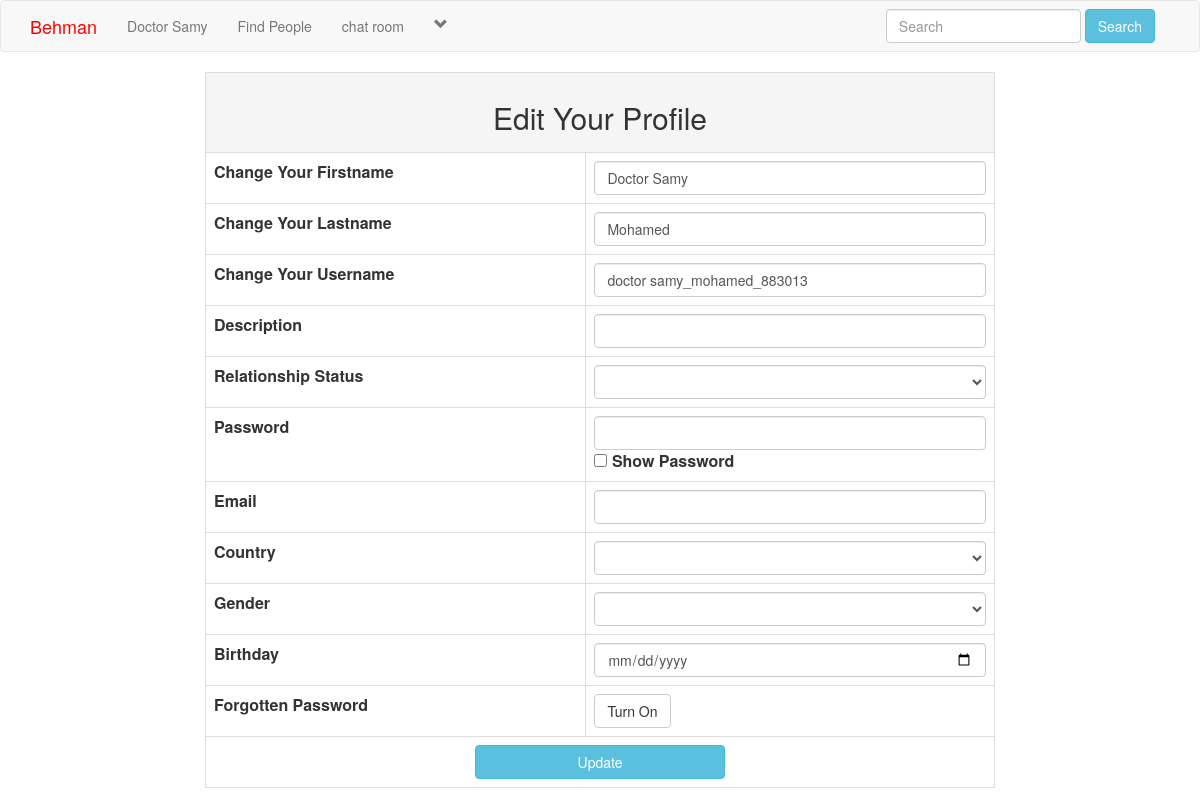
The page /edit_profile.php (signed in) on the database its author committed.
### tables this page shows
CREATE TABLE `users` (
  `user_id` int(11) NOT NULL,
  `f_name` text NOT NULL,
  `l_name` text NOT NULL,
  `phone` text DEFAULT NULL,
  `address` text DEFAULT NULL,
  `user_name` text NOT NULL,
  `describe_user` varchar(255) NOT NULL,
  `Relationship` text NOT NULL,
  `user_pass` varchar(255) NOT NULL,
  `user_email` varchar(255) NOT NULL,
  `user_country` text NOT NULL,
  `user_gender` text NOT NULL,
  `user_birthday` text NOT NULL,
  `user_image` varchar(255) NOT NULL,
  `user_cover` varchar(255) NOT NULL,
  `user_reg_date` timestamp NOT NULL DEFAULT current_timestamp() ON UPDATE current_timestamp(),
  `status` text NOT NULL,
  `posts` text NOT NULL,
  `recovery_account` varchar(255) NOT NULL,
  `type` int(11) NOT NULL,
  `CV` varchar(255) DEFAULT NULL,
  `approved` int(11) DEFAULT NULL,
  `user_block` int(11) NOT NULL
);

### initialize.php (called while the page is built, shortened)
<?php
	    $tpl  = 'includes/templates/';
	   	$func = 'includes/functions/';
	   	include $func .  'function.php';
	    include $tpl  .  'header.php';
		if (isset($noNavbar) ) { include $tpl  .  'navbar.php'; }
?>

### edit_profile.php (the view, shortened to what this page needs)
<?php
	$noNavbar = '';
	include("initialize.php");
	if(!isset($_SESSION['user_email'])){
		header("location: index.php");
	}else{
?>
<div class="row">
	<div class="col-sm-2"> </div>
	<div class="col-sm-8">
		<form action="" method="post" enctype="multipart/form-data">
			<table class="table table-bordered table-hover">
				<tr align="center">
					<td colspan="6" class="active"><h2>Edit Your Profile</h2></td>
				</tr>
				<tr>
					<td style="font-weight: bold;">Change Your Firstname</td>
					<td>
					<input class="form-control" type="text" name="f_name" required="required" value="<?php echo $first_name;?>"/>
					</td>
				</tr>
				<tr>
					<td style="font-weight: bold;">Change Your Lastname</td>
					<td>
					<input class="form-control" type="text" name="l_name" required="required" value="<?php echo $last_name;?>"/>
					</td>
				</tr>
				<tr>
					<td style="font-weight: bold;">Change Your Username</td>
					<td>
					<input class="form-control" type="text" name="u_name" required="required" value="<?php echo $user_name;?>"/>
					</td>
				</tr>
				<tr>
					<td style="font-weight: bold;">Description</td>
					<td>
					<input class="form-control" type="text" name="describe_user" required="required" value="<?php echo $describe_user;?>"/>
					</td>
				</tr>
				<tr>
					<td style="font-weight: bold;">Relationship Status</td>
					<td>
					<select class="form-control" name="Relationship">
						<option><?php echo $Relationship_status;?></option>
						<option>Engaged</option>
					</select>
					</td>
				</tr>
				<tr>
					<td style="font-weight: bold;">Password</td>
					<td>
					<input class="form-control" type="password" name="u_pass" id="mypass" required="required" value="<?php echo $user_pass;?>"/>
					<input type="checkbox" onclick="show_password()"> <strong>Show Password</strong>
					</td>
				</tr>
				<tr>
					<td style="font-weight: bold;">Email</td>
					<td>
					<input class="form-control" type="email" name="u_email" required="required" value="<?php echo $user_email;?>"></td>
				</tr>
				<tr>
					<td style="font-weight: bold;">Country</td>
					<td>
					<select class="form-control" name="u_country">
						<option><?php echo $user_country;?></option>
						<option>Afghanistan</option>
					</select>
					</td>
				</tr>
				<tr>
					<td style="font-weight: bold;">Gender</td>
					<td>
					<select class="form-control" name="u_gender">
						<option><?php echo $user_gender;?></option>
						<option>Male</option>
					</select>
					</td>
				</tr>
				<tr>
					<td style="font-weight: bold;">Birthday</td>
					<td>
					<input type="date" name="u_birthday" class="form-control input-md" value="<?php echo $user_birthday;?>" required="required" >
				</tr>
				<tr>
					<td style="font-weight: bold;">Forgotten Password</td>
					<td>
					<button type="button" class="btn btn-default" data-toggle="modal" data-target="#myModal">Turn On</button>
				</tr>
				<tr align="center">
					<td colspan="6">
					<input class="btn btn-info" style="width: 250px;" type="submit" name="update" value="Update"/>
					</td>
				</tr>
			</table>
		</form>
	</div>
	<div class="col-sm-2"> </div>
</div>
<?php } ?>
<?php
	include 'includes/templates/footer.php';
?>

### includes/templates/navbar.php (shortened to what this page needs)
<?php
include 'connectDB.php';
?>
	<nav class="navbar navbar-default">
		  <div class="container">
		    <div class="navbar-header">
		      <a class="navbar-brand" style="color: red" href="home.php">Behman</a>
		    </div>
		    <div class="collapse navbar-collapse" id="bs-example-navbar-collapse-1">
		      <ul class="nav navbar-nav">
		    <?php
				$useremail = $_SESSION['user_email'];
				$select_user = $con->prepare("SELECT * FROM users WHERE user_email = ?");
				$select_user ->execute(array($useremail));
				$row = $select_user ->fetch();
				$sessionuser_id = $row['user_id'];
				$user_name = $row['user_name'];
				$first_name = $row['f_name'];
				$last_name = $row['l_name'];
				$user_type = $row['type'];
			    $user_posts = $con->prepare("SELECT * FROM posts WHERE user_id= ?");
				$user_posts ->execute(array($sessionuser_id));
				$count = $user_posts ->rowCount();
		    	if($user_type == 1 ){
		    		echo "<li><a href='doc_profile.php?u_id=$sessionuser_id'> $first_name </a></li>";
		    	}else{
		    		echo "<li><a href='user_profile.php?u_id=$sessionuser_id'>$first_name</a></li>";
		    	}
			?>
				<li><a href="members.php">Find People</a></li>
				 <li><a href="../chat/">chat room</a></li>
			<?php
				echo"
		        <li class='dropdown'>
		          <a href='#' class='dropdown-toggle' data-toggle='dropdown' role='button' aria-haspopup='true' aria-expanded='false'><span><i class='glyphicon glyphicon-chevron-down'></i></span></a>
		          <ul class='dropdown-menu'>
		            <li>
		           <a href='my_post.php?u_id=$sessionuser_id'>My Posts <span class='badge badge-secondary'> $count</span></a>
		            </li>
		            <li>
		            <a href='edit_profile.php?u_id=$sessionuser_id'>Edit My Account</a>
		            </li>
		            <li role='separator' class='divider'></li>
		            <li>
		            <a href='logout.php'>Logout</a>
		            </li>
		          </ul>
		        </li>
		      </ul>
		      ";
		    ?>
		      <ul class="nav navbar-nav navbar-right">
		        <li class="dropdown">
		          <form class="navbar-form navbar-left" method="get" action="search.php">
			        <div class="form-group">
			          <input type="text" class="form-control" name="user_query" placeholder="Search">
			        </div>
			        <button type="submit" class="btn btn-info" name="search">Search</button>
			      </form>
		        </li>
		      </ul>
		    </div>
		  </div>
	</nav>

### layout/css/Main.css (style rules this page uses)
body { overflow-x: hidden; }

### rows shown on the page
users: f_name "Doctor Samy", l_name "Mohamed", u_name "doctor samy_mohamed_883013"
